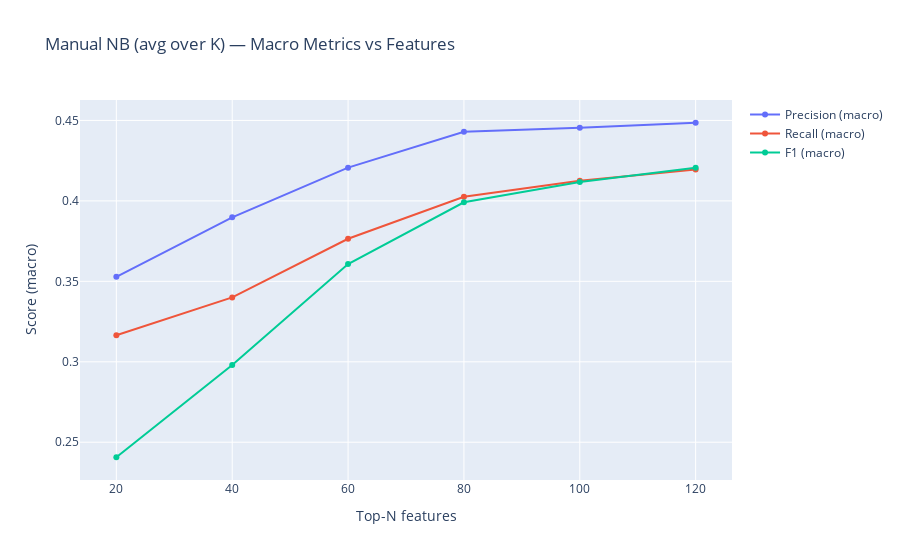

This figure's notebook cell:
### Markdown cell above
### d) Macro Precision/Recall/F1 (manual) vs features (averaged over K)

### Code cell
agg = df_manual.groupby('topN')[['prec_mean','rec_mean','f1_mean']].mean().reset_index()
fig4 = go.Figure()
fig4.add_trace(go.Scatter(x=agg["topN"], y=agg["prec_mean"], mode="lines+markers", name="Precision (macro)"))
fig4.add_trace(go.Scatter(x=agg["topN"], y=agg["rec_mean"], mode="lines+markers", name="Recall (macro)"))
fig4.add_trace(go.Scatter(x=agg["topN"], y=agg["f1_mean"], mode="lines+markers", name="F1 (macro)"))
fig4.update_layout(title="Manual NB (avg over K) — Macro Metrics vs Features",
                   xaxis_title="Top-N features", yaxis_title="Score (macro)")
fig4.show()

### Figure 1 — Plotly figure (JSON) as saved in the notebook; plotly's stock layout.template omitted (floating-point values rounded to 4 significant figures)
{"data": [{"mode": "lines+markers", "name": "Precision (macro)", "type": "scatter", "x": [20, 40, 60, 80, 100, 120], "y": [0.3528, 0.3898, 0.4207, 0.4429, 0.4454, 0.4486]}, {"mode": "lines+markers", "name": "Recall (macro)", "type": "scatter", "x": [20, 40, 60, 80, 100, 120], "y": [0.3165, 0.34, 0.3765, 0.4026, 0.4125, 0.4195]}, {"mode": "lines+markers", "name": "F1 (macro)", "type": "scatter", "x": [20, 40, 60, 80, 100, 120], "y": [0.2407, 0.298, 0.3607, 0.3991, 0.4118, 0.4206]}], "layout": {"title": {"text": "Manual NB (avg over K) — Macro Metrics vs Features"}, "xaxis": {"title": {"text": "Top-N features"}}, "yaxis": {"title": {"text": "Score (macro)"}}}}
